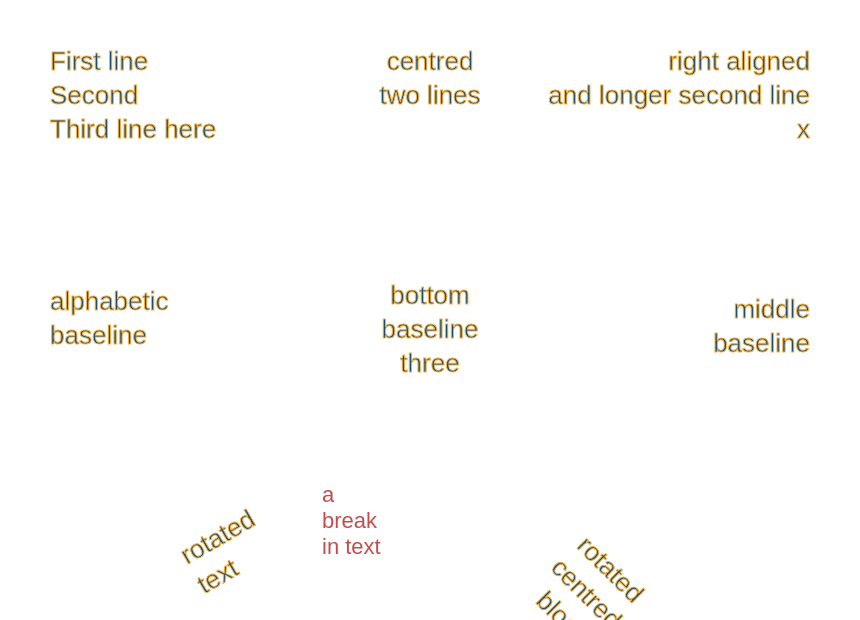

Vega-Lite specification stored for this chart:
### Vega specification from a JSON file in a GitHub repository (floating-point values rounded to 4 significant figures)
{"$schema": "https://vega.github.io/schema/vega/v6.json", "width": 420, "height": 300, "padding": 5, "autosize": "none", "data": [{"name": "labels", "values": [{"x": 20, "y": 20, "lines": ["First line", "Second", "Third line here"], "align": "left", "baseline": "top", "angle": 0}, {"x": 210, "y": 20, "lines": ["centred", "two lines"], "align": "center", "baseline": "top", "angle": 0}, {"x": 400, "y": 20, "lines": ["right aligned", "and longer second line", "x"], "align": "right", "baseline": "top", "angle": 0}, {"x": 20, "y": 150, "lines": ["alphabetic", "baseline"], "align": "left", "baseline": "alphabetic", "angle": 0}, {"x": 210, "y": 150, "lines": ["bottom", "baseline", "three"], "align": "center", "baseline": "bottom", "angle": 0}, {"x": 400, "y": 150, "lines": ["middle", "baseline"], "align": "right", "baseline": "middle", "angle": 0}, {"x": 90, "y": 280, "lines": ["rotated", "text"], "align": "left", "baseline": "bottom", "angle": -30}, {"x": 300, "y": 280, "lines": ["rotated", "centred", "block"], "align": "center", "baseline": "middle", "angle": 45}]}, {"name": "broken", "values": [{"t": "a\nbreak\nin text", "x": 150, "y": 250}]}], "marks": [{"type": "text", "from": {"data": "labels"}, "encode": {"update": {"x": {"field": "x"}, "y": {"field": "y"}, "text": {"field": "lines"}, "align": {"field": "align"}, "baseline": {"field": "baseline"}, "angle": {"field": "angle"}, "fontSize": {"value": 13}, "lineHeight": {"value": 17}, "fill": {"value": "#1b4f72"}, "stroke": {"value": "#f5b041"}, "strokeWidth": {"value": 0.5}}}}, {"type": "text", "from": {"data": "broken"}, "encode": {"update": {"x": {"field": "x"}, "y": {"field": "y"}, "text": {"field": "t"}, "lineBreak": {"value": "\n"}, "dx": {"value": 6}, "dy": {"value": -4}, "fontSize": {"value": 11}, "fill": {"value": "firebrick"}, "opacity": {"value": 0.8}}}}]}
